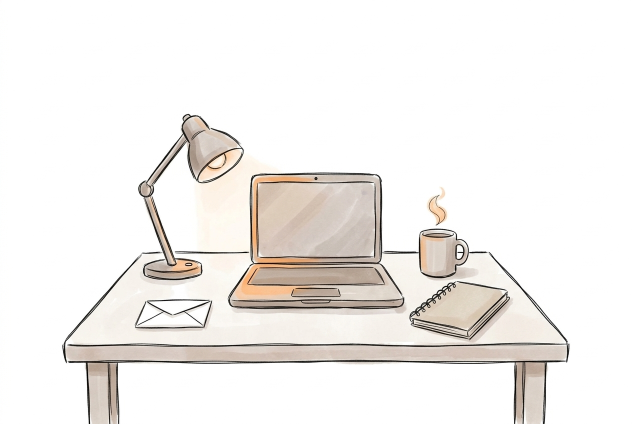
#> input picture library/cat/originals/2026-10-07_look_style_1_desk_1c1c5a17.jpg, 1264 x 848 px (shown at 1/2 size)
$ python -i anim.py   (imports and definitions only)
#> lines starting #> are read from the running program, lines starting #| are printed output that depends on the picture; after the words box and inside, x2 and y2 are one past the last pixel; in counts of white or black regions, pixels touching at a corner belong together
"""Движение внутри рисунка рилса (25.10, слово владельца: «сильное движение, а не только эффект камеры… профессионально,
не на коленке»). Сцена рилса — модуль videos/NN/reel/anim/<имя>.py со своими слоями и ключами; этот модуль — общее:

- кривые и пружины: cubic-bezier как в After Effects (`bezier`), падение под тяжестью (`gravity`), затухающая пружина
  (`spring`) для отскока и успокоения — числа движения берутся из физики, а не подбором;
- ключи (`Track`): значение по ключевым кадрам, у каждого отрезка своя кривая;
- рисунок на двойках (`on_twos`): рисованное меняется 12 раз в секунду, камера рилса идёт 30 — главный признак
  рисованной анимации (так уже живёт кукла, DOLL_FPS);
- слой (`Layer`): RGBA-вырезка с точкой опоры; ставится поворотом, сдвигом и сжатием вдоль своей оси — фон под ним не
  растягивается (пробник v3 тянул кусок картинки вокруг предмета: «резина»);
- смаз (`smear`): только у движущегося слоя, вдоль скорости, с чётким передним краем — как смаз-кадр аниматора,
  а не среднее нескольких кадров всей картинки (v3: мутное двойное пятно);
- штрихи удара тушью (`impact_strokes`): сужаются к концам, как линия пера, у каждого рисунка чуть свои.

Сцена отдаёт `frame(t, ctx) -> (картинка исходника ×2, камера)`; камера — поправка к окну плана reel.py
(сдвиг, наезд, поворот), её считает сцена: удар, задержка на ударе, тряска — это реакция на событие рисунка.
"""
import math
import importlib.util
import os

import cv2
import numpy as np

DRAW_FPS = 12


def on_twos(t, fps=DRAW_FPS):
    return math.floor(t * fps + 1e-6) / fps


def clamp01(u):
    return 0.0 if u < 0 else 1.0 if u > 1 else u


def bezier(p1x, p1y, p2x, p2y):
    """cubic-bezier(p1x, p1y, p2x, p2y) — та же кривая, что в CSS и After Effects. Возвращает u -> значение."""
    # [9 lines left out: function f, not called in this run]
    return f


LINEAR = lambda u: clamp01(u)                       # noqa: E731
EASE_OUT = bezier(0.22, 1.0, 0.36, 1.0)              # быстрый вход, долгое торможение (ease-out-quint)
EASE_IN = bezier(0.55, 0.0, 1.0, 0.45)               # разгон
EASE_IO = bezier(0.65, 0.0, 0.35, 1.0)
SNAP = bezier(0.16, 1.0, 0.3, 1.0)                    # резкий наезд камеры: 80% пути за первую треть


# [14 lines left out: functions gravity, spring, not called in this run]


class Track:
    """Значение по ключам: [(t, значение, кривая отрезка до следующего ключа)]. Значение — число или кортеж."""

    def __init__(self, keys):
        self.keys = sorted(keys, key=lambda k: k[0])

    # [11 lines left out: function __call__, not called in this run]


class Layer:
    """Вырезка RGBA (float32, альфа 0..1) с точкой опоры в своих координатах."""

    # [17 lines left out: functions __init__, cut, not called in this run]

    def home(self):
        """Точка опоры слоя на рисунке в покое."""
        return self.origin + self.pivot

    # [79 lines left out: functions matrix, draw, _smear, stroke, not called in this run]


# Влёт камеры в хук (владелец 26.10 после рилса 08: «закрепи навсегда на автомате, чтоб было такое начало, более
# динамичное, как в 8»): наезд 18 % за 0,25 с с перелётом 2,2 % и поворотом −1,1°, гаснущим за 0,4 с. В 07 было 12 % за
# 0,3 с без перелёта — владелец: «в самом начале чуть-чуть совсем динамичнее». Сцена хука берёт камеру отсюда
# (reel_rules.check_hook_start ищет вызов), удар и тряска на слове — поверх.
HOOK_ZOOM, HOOK_SNAP_SEC, HOOK_OVERSHOOT, HOOK_ROLL, HOOK_ROLL_SEC = 0.18, 0.25, 0.022, -1.1, 0.4


# [7 lines left out: function hook_cam, not called in this run]


# Рисунок хука двигается сам с первого кадра (владелец 26.10, рилс 08: лента листается уже на первом кадре; в 06 швабра
# начинала дрожать только с 0,15 с). Мера — доля пикселей рисунка, изменившихся между 0 и 0,1 с без камеры.
FIRST_MOTION_DT, FIRST_MOTION_LEVEL = 0.1, 12


# [39 lines left out: functions first_frame_motion, impact_strokes, squash_region, not called in this run]


_FOLLOW = {}
CONTACT_ZONE = 0.4


# [87 lines left out: functions _follow_geo, _centroid, squash_follow, grid, not called in this run]


def ink_objects(img, box=None, min_area=4000, paper_l=225, close=9):
    """Нарисованное на бумаге — отдельными масками (связные куски не бумаги, внутри залиты): руки, предметы.
    Для рисунка на бумаге это вырезание без ручной разметки. Возвращает список масок uint8 по убыванию площади."""
#> called with min_area = 4000, paper_l = 225, close = 9
    L = cv2.cvtColor(np.clip(img, 0, 255).astype(np.uint8), cv2.COLOR_RGB2LAB)[..., 0]
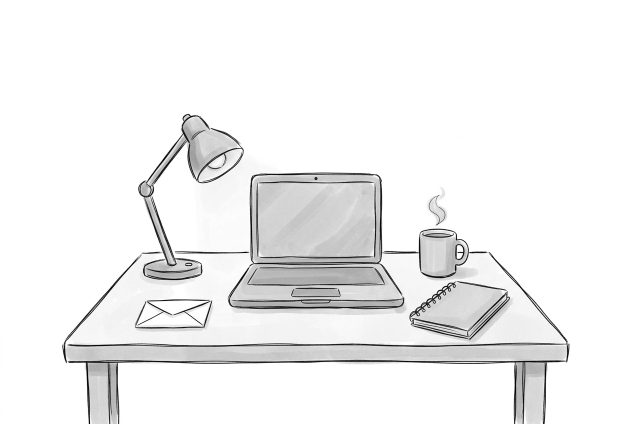
#> L: shape (848, 1264) (shown at 1/2 size); min 0, max 255, mean 240.5
    # фон — самый большой связный кусок бумаги; всё остальное — предметы. Порог «светлее paper_l» сам по себе
    # не годится: блики на руках светлее бумаги по порогу и выходят к краю листа (первая версия — маски с дырами)
    paper = (L >= paper_l).astype(np.uint8)
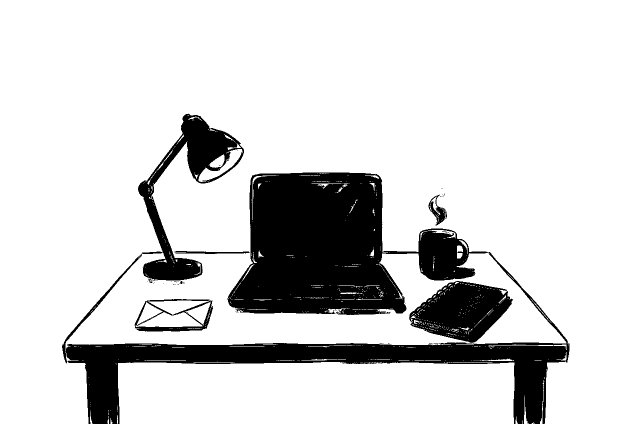
#> paper: shape (848, 1264) (shown at 1/2 size); values 0 (black) and 1 (white), 83.3% white; 56 black regions (49 under 20 px), largest, box (x1, y1, x2, y2) and area: (455, 345, 976, 630) 86290, (124, 227, 1139, 848) 72384, (818, 562, 1026, 688) 15794
    n, lab, st, _ = cv2.connectedComponentsWithStats(paper, connectivity=4)
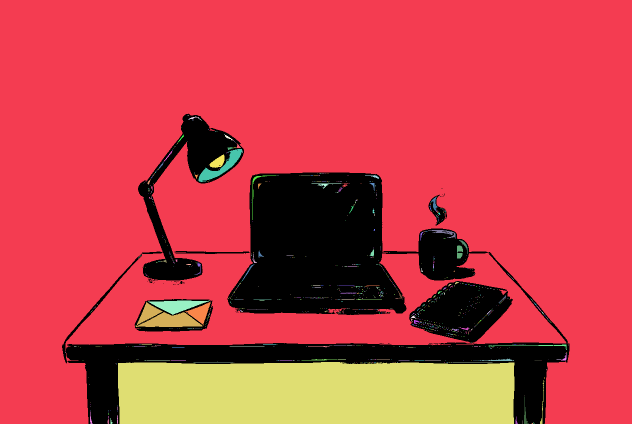
#> lab: shape (848, 1264) int32 (shown at 1/2 size); 1139 distinct labels, from 0 to 1138; one colour per label, 0 black
#> n = 1139; st = 1139 rows, first 6: [124, 227, 1015, 621, 178675], [0, 0, 1264, 848, 782311], [374, 231, 1, 1, 1], [376, 231, 2, 1, 2], [377, 233, 22, 6, 47], [399, 237, 3, 3, 5]
    bg = lab == 1 + np.argmax(st[1:, cv2.CC_STAT_AREA]) if n > 1 else np.zeros_like(paper, bool)
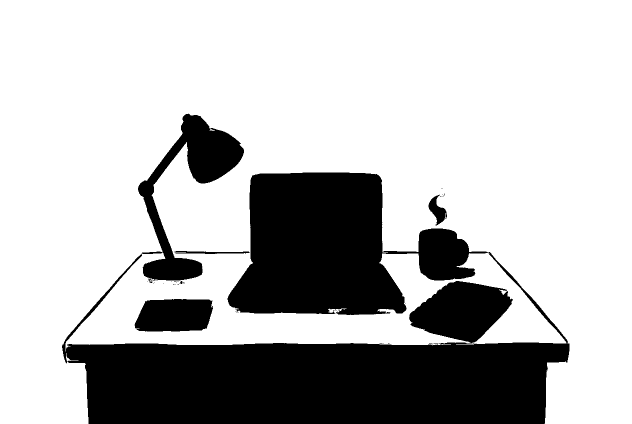
#> bg: shape (848, 1264) bool (shown at 1/2 size); 73% white; 48 black regions (41 under 20 px), largest, box (x1, y1, x2, y2) and area: (124, 227, 1139, 848) 173385, (455, 345, 976, 630) 89022, (818, 562, 1026, 688) 16595
    m = (~bg).astype(np.uint8)
    if box is not None:
        keep = np.zeros_like(m); x0, y0, x1, y1 = box; keep[y0:y1, x0:x1] = 1; m &= keep
    m = cv2.morphologyEx(m, cv2.MORPH_CLOSE, np.ones((close, close), np.uint8))
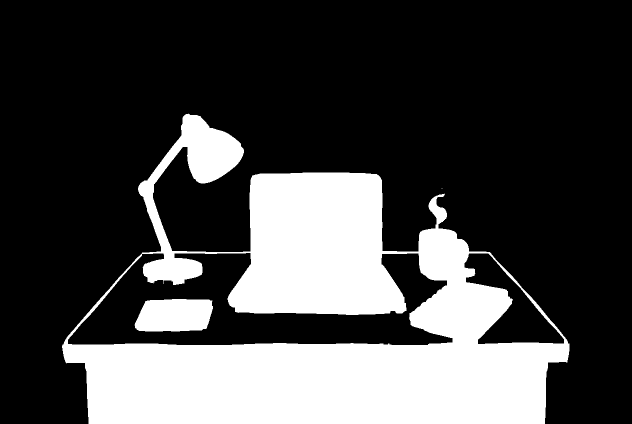
#> m: shape (848, 1264) (shown at 1/2 size); values 0 (black) and 1 (white), 27.2% white; 3 white regions (1 under 20 px)
    cs, _ = cv2.findContours(m, cv2.RETR_EXTERNAL, cv2.CHAIN_APPROX_SIMPLE)
#> cs = 2 contours, 1 with area under 20; largest, box (x1, y1, x2, y2) and area: (124, 227, 1139, 848) 369606
    out = []
    for c in sorted(cs, key=cv2.contourArea, reverse=True):
        if cv2.contourArea(c) < min_area: break
        k = np.zeros_like(m); cv2.drawContours(k, [c], -1, 1, -1); out.append(k)
#> this loop made 2 passes
#> c on pass 2: [[883, 376], [884, 376]]
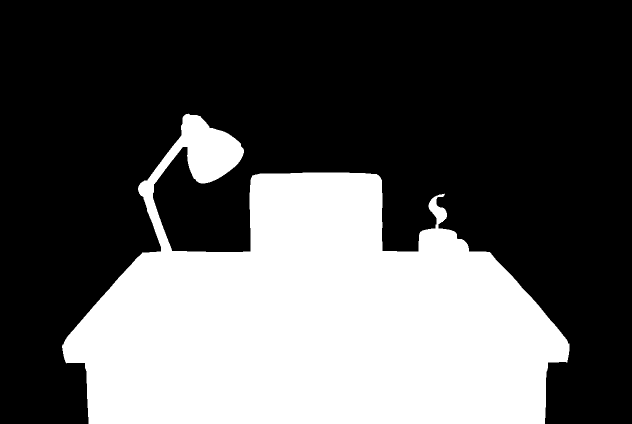
#> k: shape (848, 1264) (shown at 1/2 size); values 0 (black) and 1 (white), 34.7% white; 1 white region, box (x1, y1, x2, y2) and area: (124, 227, 1139, 848) 371449
#> after the loop, out = 1 item
    return out


# [121 lines left out: functions cut_polygon, _nfill, fill_hole, paper_like, sheet, eye_bags and 1 more, not called in this run]


_SCENES = {}


# [16 lines left out: functions scene, scene_files, not called in this run]

>>> import cv2
>>> picture = cv2.cvtColor(cv2.imread('../library/cat/originals/2026-10-07_look_style_1_desk_1c1c5a17.jpg'), cv2.COLOR_BGR2RGB)
>>> result = ink_objects(picture)
#> result = 1 item

$ run again, on library/cat/originals/2026-10-07_look_style_2_objects_3fa15648.jpg
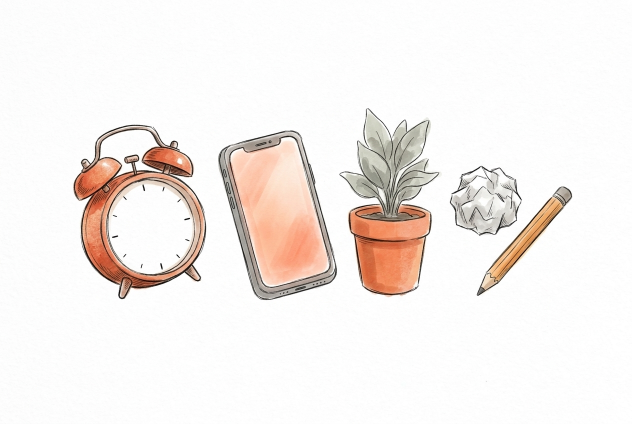
#> input picture library/cat/originals/2026-10-07_look_style_2_objects_3fa15648.jpg, 1264 x 848 px (shown at 1/2 size)
#> paper: shape (848, 1264); values 0 (black) and 1 (white), 87% white; 88 black regions (72 under 20 px), largest, box (x1, y1, x2, y2) and area: (679, 216, 879, 594) 43828, (436, 260, 674, 600) 43220, (146, 249, 413, 599) 35328
#> in ink_objects, `n, lab, st, _ = cv2.connectedComponentsWithStats(paper, connectivity=4)`:
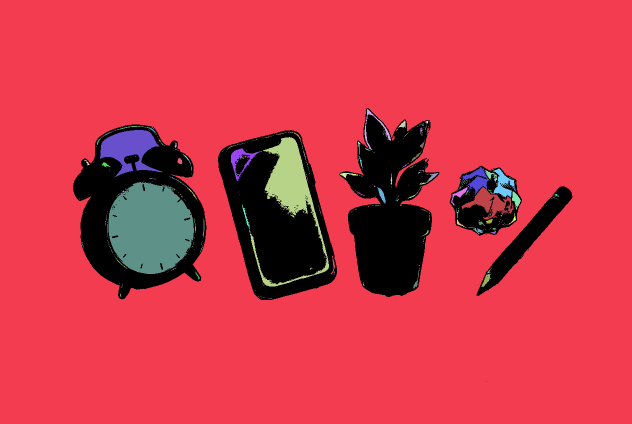
#> lab: shape (848, 1264) int32 (shown at 1/2 size); 743 distinct labels, from 0 to 742; one colour per label, 0 black
#> n = 743; st = 743 rows, first 6: [146, 216, 999, 547, 139529], [0, 0, 1264, 848, 880583], [729, 218, 53, 82, 485], [797, 241, 14, 15, 109], [850, 241, 7, 7, 22], [846, 246, 1, 1, 1]
#> bg: shape (848, 1264) bool; 82.2% white; 8 black regions (3 under 20 px), largest, box (x1, y1, x2, y2) and area: (146, 249, 413, 599) 66648, (436, 260, 674, 600) 55561, (679, 216, 879, 594) 45765, (899, 331, 1044, 472) 14631, (953, 372, 1145, 592) 8680
#> cs = 6 contours, 1 with area under 20; largest, box (x1, y1, x2, y2) and area: (146, 249, 413, 599) 66429, (436, 260, 674, 600) 55122, (679, 216, 879, 594) 46080, (899, 331, 1044, 472) 14467, (953, 372, 1145, 592) 8456
#> the loop in ink_objects, `for c in sorted(cs, key=cv2.contourArea, reverse=True):` made 6 passes
#> c on pass 6: [[972, 762]]
#> after the loop in ink_objects, `for c in sorted(cs, key=cv2.contourArea, reverse=True):`:
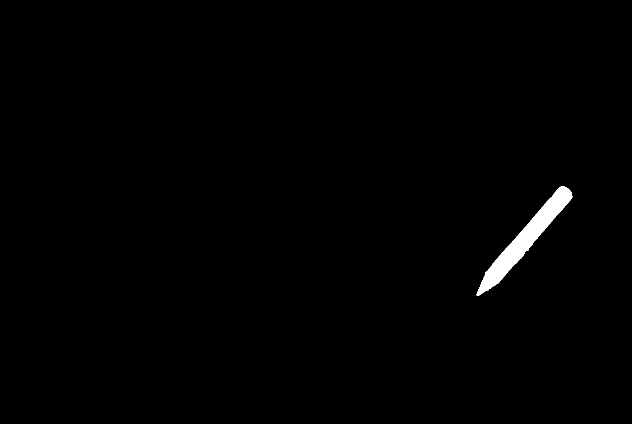
#> k: shape (848, 1264) (shown at 1/2 size); values 0 (black) and 1 (white), 0.81% white; 1 white region, box (x1, y1, x2, y2) and area: (953, 372, 1145, 592) 8698
#> after the loop in ink_objects, `for c in sorted(cs, key=cv2.contourArea, reverse=True):`: out = 5 items

$ run again, on library/cat/originals/2026-10-07_experiments_alive_cat_doll_assets_hero_noleg_lef_fc77f652.png
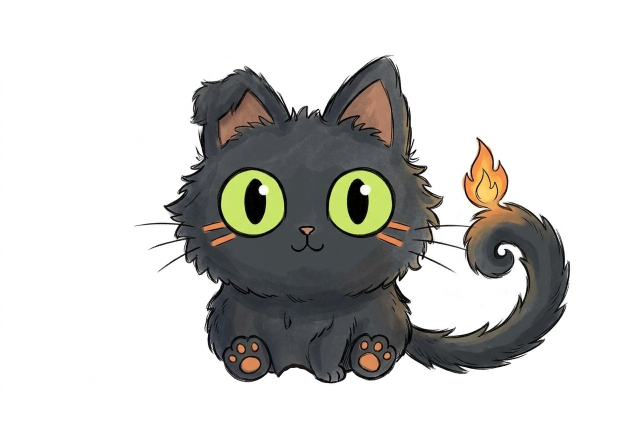
#> input picture library/cat/originals/2026-10-07_experiments_alive_cat_doll_assets_hero_noleg_lef_fc77f652.png, 1264 x 848 px (shown at 1/2 size)
#> paper: shape (848, 1264); values 0 (black) and 1 (white), 70.3% white; 4 black regions (3 under 20 px), largest, box (x1, y1, x2, y2) and area: (268, 109, 1140, 767) 318151
#> in ink_objects, `n, lab, st, _ = cv2.connectedComponentsWithStats(paper, connectivity=4)`:
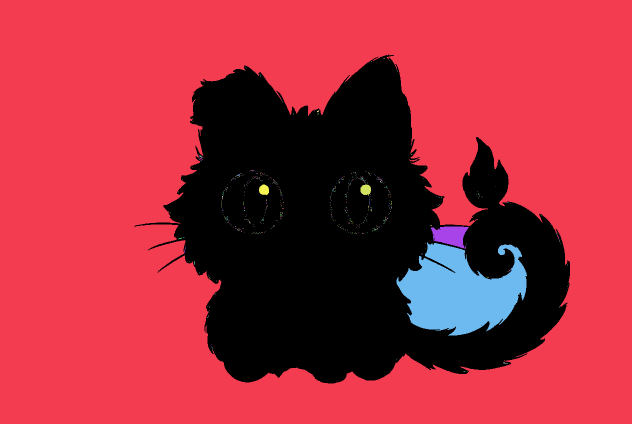
#> lab: shape (848, 1264) int32 (shown at 1/2 size); 701 distinct labels, from 0 to 700; one colour per label, 0 black
#> n = 701; st = 701 rows, first 6: [268, 109, 872, 658, 318156], [0, 0, 1264, 848, 719412], [775, 111, 1, 1, 1], [767, 116, 3, 1, 3], [779, 120, 1, 1, 1], [743, 122, 1, 1, 1]
#> bg: shape (848, 1264) bool; 67.1% white; 1 black region, box (x1, y1, x2, y2) and area: (268, 109, 1140, 767) 352460
#> in ink_objects, `m = cv2.morphologyEx(m, cv2.MORPH_CLOSE, np.ones((close, close), np.ui..`:
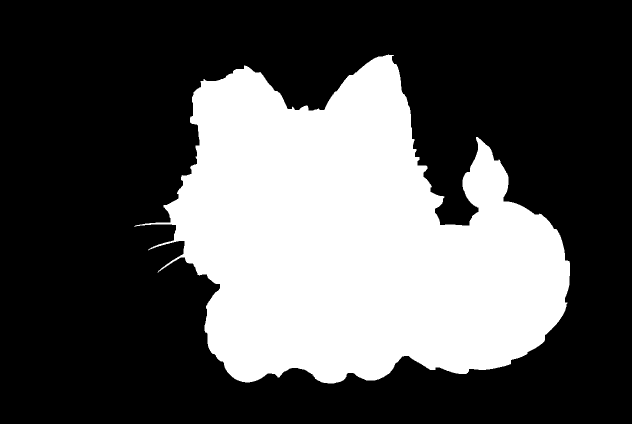
#> m: shape (848, 1264) (shown at 1/2 size); values 0 (black) and 1 (white), 33.1% white; 1 white region
#> cs = 1 contour; box (x1, y1, x2, y2) and area: (268, 109, 1140, 767) 353274
#> the loop in ink_objects, `for c in sorted(cs, key=cv2.contourArea, reverse=True):` made 1 pass
#> after the loop in ink_objects, `for c in sorted(cs, key=cv2.contourArea, reverse=True):`: out = 1 item
